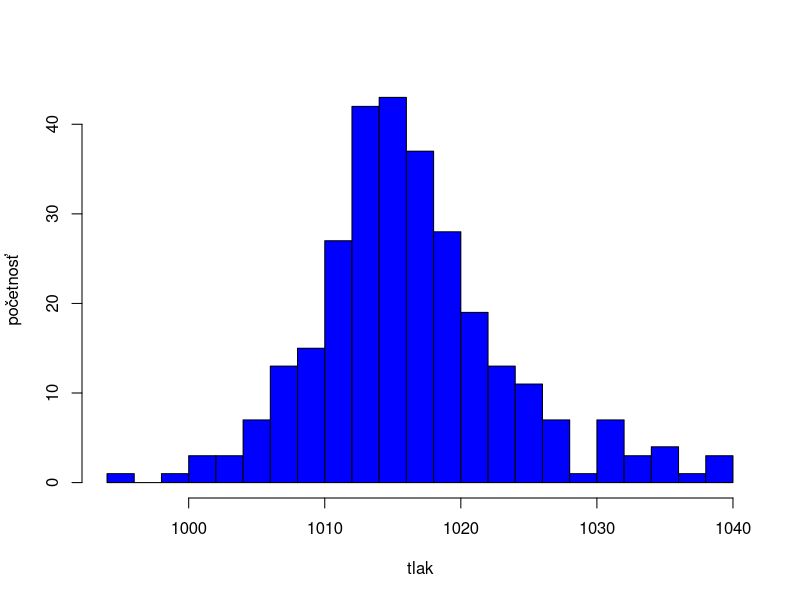
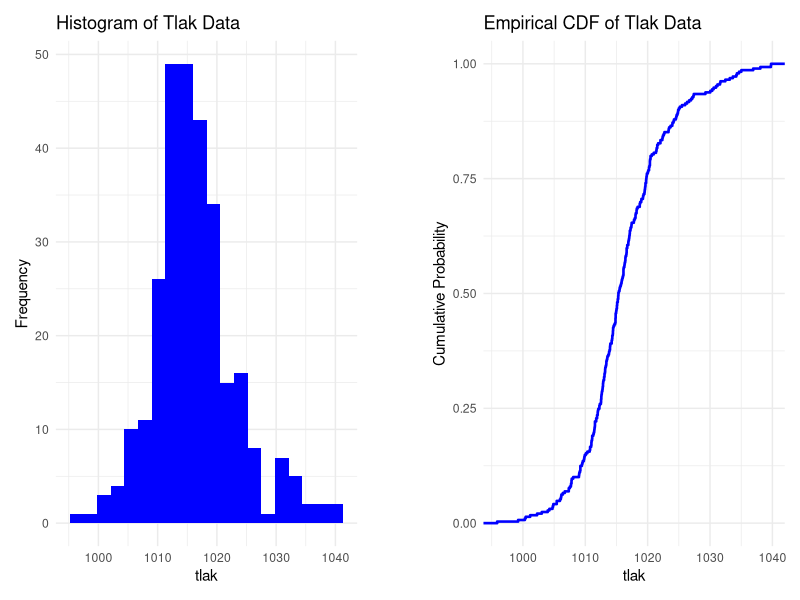
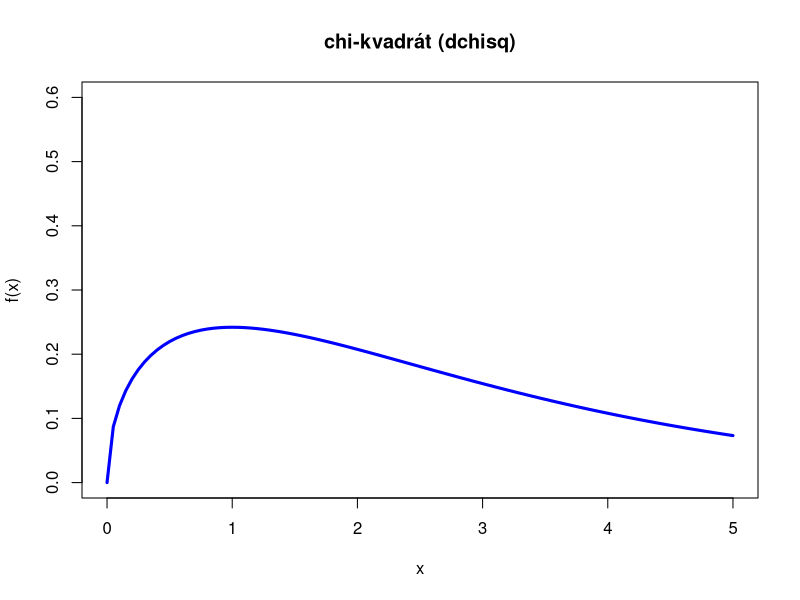
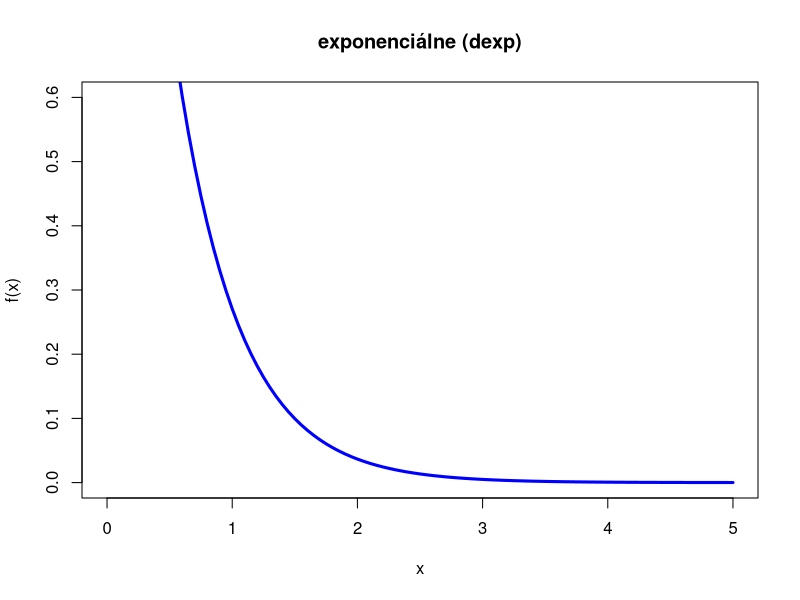
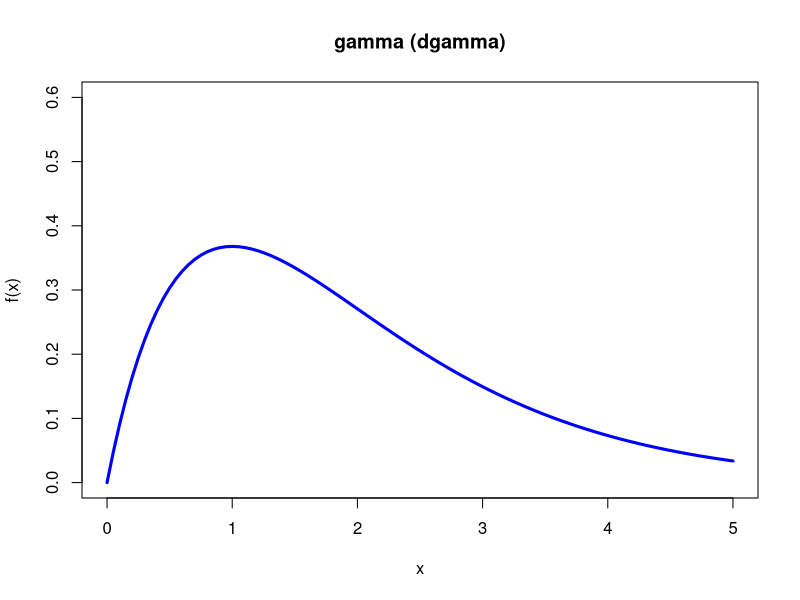
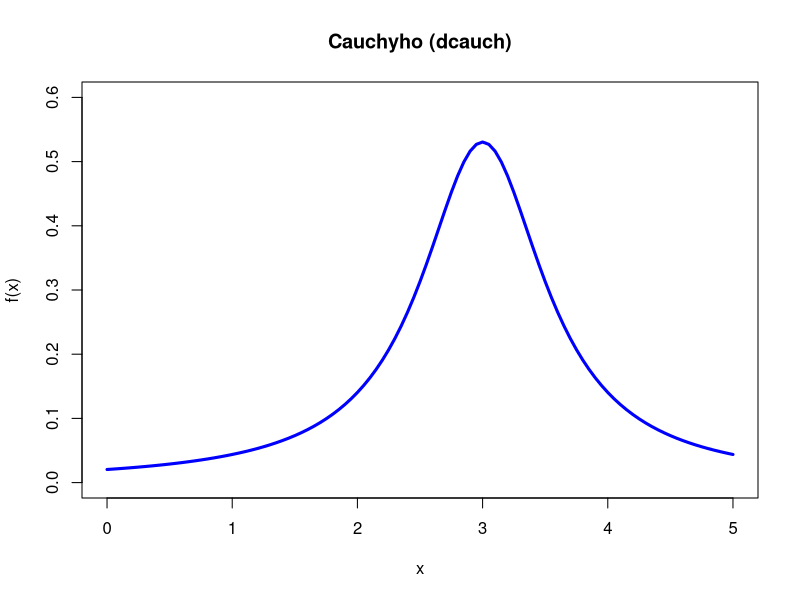
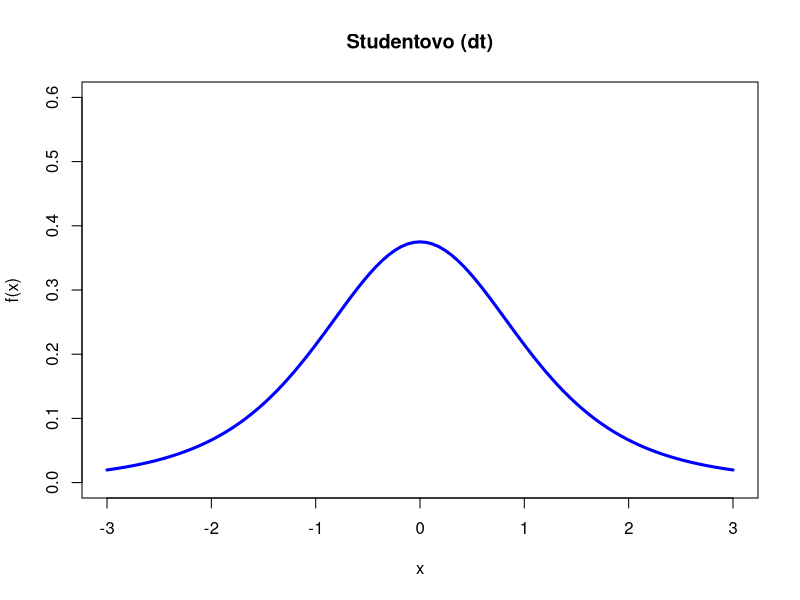
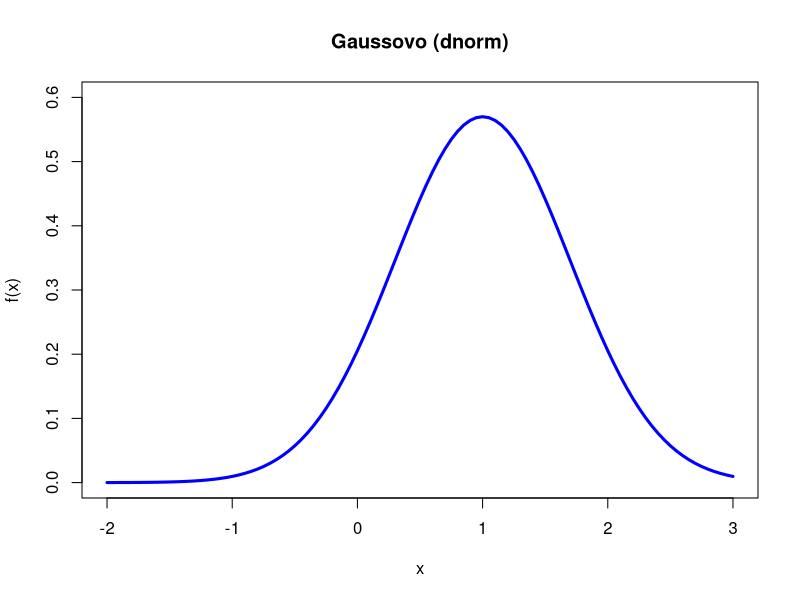

Source code (R) for these figures, in order: (Note: this script raises an error after producing the figures.)
# Prenaska/ cvicenie 22.10.2024 a 10.12.2024
tlak <- read.csv("tlak.csv")
library(ggplot2) 
library(dplyr)
#--- Histogram tlak ----
tlak %>% as.matrix() %>% as.vector() %>% na.omit() %>%
  #hist()
  hist(main = "", 
       xlab = "tlak", ylab = "početnosť", 
       col = "blue", 
       breaks = 20)

  #ggplot() +
  #geom_histogram(aes(x = ?), binwidth = 0.5, fill = "blue", color = "black")

#---- Histogram + Empiricka CDF ----
# Data preparation
tlak_data <- as.vector(as.matrix(tlak))
tlak_data <- na.omit(tlak_data)
df <- data.frame(tlak_data)

# Fig 1: Histogram
hist_plot <- ggplot(df, aes(x = tlak_data)) +
  geom_histogram(fill = "blue", bins = 20) +
  labs(title = "Histogram of Tlak Data", x = "tlak", y = "Frequency") +
  theme_minimal()

# Fig 2: Empirical CDF
cdf_plot <- ggplot(df, aes(x = tlak_data)) +
  stat_ecdf(geom = "step", color = "blue", size = 0.9) +
  labs(title = "Empirical CDF of Tlak Data", x = "tlak", y = "Cumulative Probability") +
  theme_minimal()

# Kombinovany graf 2 vedla seba s medzerou
#install.packages("patchwork")
library(patchwork)
combined_plot <- hist_plot + plot_spacer() + cdf_plot + plot_layout(ncol = 3, widths = c(1, 0.15, 1))
combined_plot
#---- Grafy 6x PDF ----
curve(dchisq(x, df = 3), from = 0, to = 5, ylim = c(0, 0.6),
      col = "blue", lwd = 3, ylab = "f(x)", 
      xlab = "x", main = "chi-kvadrát (dchisq)")
curve(dexp(x, rate = 2), from = 0, to = 5, ylim = c(0, 0.6),
      col = "blue", lwd = 3, ylab = "f(x)", 
      xlab = "x", main = "exponenciálne (dexp)")

curve(dgamma(x, 2, 1, 1), from = 0, to = 5, ylim = c(0, 0.6),
      col = "blue", lwd = 3, ylab = "f(x)", 
      xlab = "x", main = "gamma (dgamma)")

curve(dcauchy(x, 3, 0.6), from = 0, to = 5, ylim = c(0, 0.6),
      col = "blue", lwd = 3, ylab = "f(x)", 
      xlab = "x", main = "Cauchyho (dcauch)")

curve(dt(x, df = 4), from = -3, to = 3, ylim = c(0, 0.6),
      col = "blue", lwd = 3, ylab = "f(x)", 
      xlab = "x", main = "Studentovo (dt)")

curve(dnorm(x, 1, 0.7), from = -2, to = 3, ylim = c(0, 0.6),
      col = "blue", lwd = 3, ylab = "f(x)", 
      xlab = "x", main = "Gaussovo (dnorm)")
#---- PDF, CDF, kvantily, Var, stredna hodnota ----
dnorm(0)
pnorm(2)
qnorm(0.025)
u <- rnorm(500)
hist(u)
hist(u^2)
var1 = mean((u-mean(u))^2); var1
var2 = mean(u^2)-mean(u)^2; var2
#---- Korelacie v regresii ----
m_ols2 <- lm(wage ~ educ + IQ + exper + married, wage)
summary(m_ols2)
y_hat <- predict(m_ols2); u_hat <- resid(m_ols2)
#cor, cov, var, sd
educ_p_value <- summary(m_ols2)$coefficients["educ", 4]
educ_point <- summary(m_ols2)$coefficients["educ", 1]
#dt(), pt(), qt()

#---- Numericky integral, pravidlo sigma ----
integrate(function(x) {x^2}, lower = 0, upper = 1)

f_norm <- function(x, mu = 2, sigma = 3) {
  (1 / (sigma * sqrt(2 * pi))) * exp(-((x - mu)^2 / (2 * sigma^2))) }

f_norm_std <- function(z) {(1 / sqrt(2 * pi)) * exp(-0.5 * z^2)}

integrate(f_norm_std, lower = -Inf, upper = -2)
integrate(f_norm, lower = -Inf, upper = -4)
